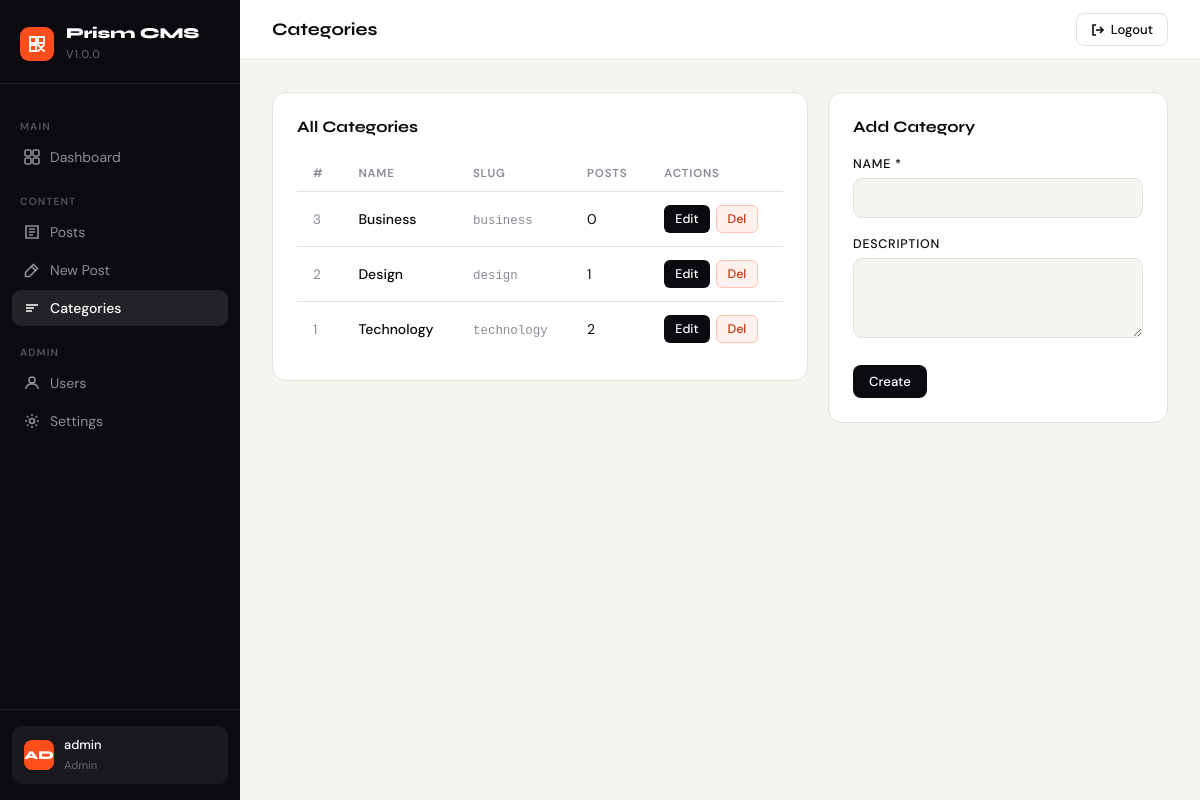
The app's page /public/categories.php (signed in) with its own data.
### tables this page shows
CREATE TABLE IF NOT EXISTS users (
    id          INT AUTO_INCREMENT PRIMARY KEY,
    username    VARCHAR(50)  NOT NULL UNIQUE,
    email       VARCHAR(150) NOT NULL UNIQUE,
    password    VARCHAR(255) NOT NULL,
    role        ENUM('admin','editor','viewer') NOT NULL DEFAULT 'editor',
    avatar      VARCHAR(255) DEFAULT NULL,
    created_at  DATETIME DEFAULT CURRENT_TIMESTAMP,
    updated_at  DATETIME DEFAULT CURRENT_TIMESTAMP ON UPDATE CURRENT_TIMESTAMP
);

CREATE TABLE IF NOT EXISTS categories (
    id          INT AUTO_INCREMENT PRIMARY KEY,
    name        VARCHAR(100) NOT NULL,
    slug        VARCHAR(120) NOT NULL UNIQUE,
    description TEXT,
    created_at  DATETIME DEFAULT CURRENT_TIMESTAMP
);

### includes/config.php (called while the page is built, shortened)
<?php
function getDB(): PDO {
    static $pdo = null;
    if ($pdo === null) {
        $dsn = "mysql:host=" . DB_HOST . ";dbname=" . DB_NAME . ";charset=" . DB_CHARSET;
        $options = [
            PDO::ATTR_ERRMODE            => PDO::ERRMODE_EXCEPTION,
            PDO::ATTR_DEFAULT_FETCH_MODE => PDO::FETCH_ASSOC,
            PDO::ATTR_EMULATE_PREPARES   => false,
        ];
        try {
            $pdo = new PDO($dsn, DB_USER, DB_PASS, $options);
        } catch (PDOException $e) {
            die(json_encode(['error' => 'Database connection failed: ' . $e->getMessage()]));
        }
    }
    return $pdo;
}
function currentUser(): ?array {
    $pdo = getDB();
    $stmt = $pdo->prepare("SELECT id, username, email, role, created_at FROM users WHERE id = ?");
    $stmt->execute([$_SESSION['user_id']]);
    return $stmt->fetch() ?: null;
}
function e(string $str): string {
    return htmlspecialchars($str, ENT_QUOTES, 'UTF-8');
}

### public/categories.php (the view, shortened to what this page needs)
<?php
require_once __DIR__ . '/../includes/config.php';
$pdo = getDB();
$pageTitle = 'Categories';
$editCat  = null;
$cats = $pdo->query("
    SELECT c.*, COUNT(p.id) as post_count
    FROM categories c
    LEFT JOIN posts p ON p.category_id = c.id
    GROUP BY c.id ORDER BY c.name
")->fetchAll();
require_once __DIR__ . '/../includes/header.php';
?>
<div style="display:grid;grid-template-columns:1fr 340px;gap:20px;align-items:start;">
  <div class="card">
    <div class="card-header"><h3>All Categories</h3></div>
    <div class="table-wrap">
      <table>
        <thead><tr><th>#</th><th>Name</th><th>Slug</th><th>Posts</th><th>Actions</th></tr></thead>
        <tbody>
          <?php foreach ($cats as $cat): ?>
          <tr>
            <td class="text-muted"><?= $cat['id'] ?></td>
            <td style="font-weight:500;"><?= e($cat['name']) ?></td>
            <td class="text-muted"><code style="font-size:.78rem;"><?= e($cat['slug']) ?></code></td>
            <td><?= $cat['post_count'] ?></td>
            <td>
              <div style="display:flex;gap:6px;">
                <a href="?edit=<?= $cat['id'] ?>" class="btn btn-sm btn-primary">Edit</a>
                <form method="post" onsubmit="return confirm('Delete this category?')">
                  <button type="submit" class="btn btn-sm btn-danger">Del</button>
                </form>
              </div>
            </td>
          </tr>
          <?php endforeach; ?>
        </tbody>
      </table>
    </div>
  </div>
  <div class="card">
    <div class="card-header"><h3><?= $editCat ? 'Edit Category' : 'Add Category' ?></h3></div>
    <form method="post">
      <div class="form-grid">
        <div class="field">
          <label>Name *</label>
          <input type="text" name="name" value="<?= e($editCat['name'] ?? '') ?>" required>
        </div>
        <div class="field">
          <label>Description</label>
          <textarea name="description" style="min-height:80px;"><?= e($editCat['description'] ?? '') ?></textarea>
        </div>
        <div style="display:flex;gap:8px;margin-top:4px;">
          <button type="submit" class="btn btn-primary"><?= $editCat ? 'Save' : 'Create' ?></button>
        </div>
      </div>
    </form>
  </div>
</div>
<?php require_once __DIR__ . '/../includes/footer.php'; ?>

### includes/header.php (shortened to what this page needs)
<?php
$user = currentUser();
$currentPage = basename($_SERVER['PHP_SELF'], '.php');
?>
<!DOCTYPE html>
<html lang="en">
<head>
</head>
<body>
<aside class="sidebar">
  <div class="sidebar-brand">
    <div class="sidebar-logo">
      <svg viewBox="0 0 18 18" fill="none"><path d="M2 2h6v6H2zM10 2h6v6h-6zM2 10h6v6H2zM10 10l6 6M16 10l-6 6" stroke="#fff" stroke-width="1.8" stroke-linecap="round"/></svg>
    </div>
    <div class="sidebar-brand-text">
      <h2><?= e(APP_NAME) ?></h2>
      <span>v<?= APP_VERSION ?></span>
    </div>
  </div>
  <nav class="sidebar-nav">
    <div class="nav-section">Main</div>
    <a href="<?= APP_URL ?>/public/dashboard.php" class="nav-item <?= $currentPage === 'dashboard' ? 'active' : '' ?>">
      <svg viewBox="0 0 16 16" fill="none" stroke="currentColor" stroke-width="1.6"><rect x="1" y="1" width="6" height="6" rx="1.5"/><rect x="9" y="1" width="6" height="6" rx="1.5"/><rect x="1" y="9" width="6" height="6" rx="1.5"/><rect x="9" y="9" width="6" height="6" rx="1.5"/></svg>
      Dashboard
    </a>
    <div class="nav-section">Content</div>
    <a href="<?= APP_URL ?>/public/posts.php" class="nav-item <?= $currentPage === 'posts' ? 'active' : '' ?>">
      <svg viewBox="0 0 16 16" fill="none" stroke="currentColor" stroke-width="1.6"><path d="M2 2h12v12H2zM5 5h6M5 8h6M5 11h4"/></svg>
      Posts
    </a>
    <a href="<?= APP_URL ?>/public/post_edit.php" class="nav-item <?= $currentPage === 'post_edit' ? 'active' : '' ?>">
      <svg viewBox="0 0 16 16" fill="none" stroke="currentColor" stroke-width="1.6"><path d="M9.5 2.5l4 4-8 8H1.5v-4l8-8z"/><path d="M7.5 4.5l4 4"/></svg>
      New Post
    </a>
    <a href="<?= APP_URL ?>/public/categories.php" class="nav-item <?= $currentPage === 'categories' ? 'active' : '' ?>">
      <svg viewBox="0 0 16 16" fill="none" stroke="currentColor" stroke-width="1.6"><path d="M2 5h12M2 8h8M2 11h6"/></svg>
      Categories
    </a>
    <?php if ($user && $user['role'] === 'admin'): ?>
    <div class="nav-section">Admin</div>
    <a href="<?= APP_URL ?>/public/users.php" class="nav-item <?= $currentPage === 'users' ? 'active' : '' ?>">
      <svg viewBox="0 0 16 16" fill="none" stroke="currentColor" stroke-width="1.6"><circle cx="8" cy="5" r="3"/><path d="M2 14c0-3.314 2.686-5 6-5s6 1.686 6 5"/></svg>
      Users
    </a>
    <a href="<?= APP_URL ?>/public/settings.php" class="nav-item <?= $currentPage === 'settings' ? 'active' : '' ?>">
      <svg viewBox="0 0 16 16" fill="none" stroke="currentColor" stroke-width="1.6"><circle cx="8" cy="8" r="2.5"/><path d="M8 1v2M8 13v2M1 8h2M13 8h2M3.05 3.05l1.41 1.41M11.54 11.54l1.41 1.41M3.05 12.95l1.41-1.41M11.54 4.46l1.41-1.41"/></svg>
      Settings
    </a>
    <?php endif; ?>
  </nav>
  <div class="sidebar-footer">
    <a href="<?= APP_URL ?>/public/logout.php" class="user-chip">
      <div class="user-avatar"><?= strtoupper(substr($user['username'], 0, 2)) ?></div>
      <div class="user-info">
        <strong><?= e($user['username']) ?></strong>
        <span><?= e($user['role']) ?></span>
      </div>
    </a>
  </div>
</aside>
<div class="main">
  <div class="topbar">
    <div class="topbar-left">
      <h1><?= isset($pageTitle) ? e($pageTitle) : e(APP_NAME) ?></h1>
    </div>
    <div class="topbar-actions">
      <a href="<?= APP_URL ?>/public/logout.php" class="topbar-btn outline">
        <svg viewBox="0 0 14 14" fill="none" stroke="currentColor" stroke-width="1.6"><path d="M5 2H2v10h3M9 4l3 3-3 3M12 7H5"/></svg>
        Logout
      </a>
    </div>
  </div>
  <div class="page-content">

### records on screen
users: username "AD", username "admin", role "Admin"
categories: id "3", name "Business", slug "business", post_count "0"
categories: id "2", name "Design", slug "design", post_count "1"
categories: id "1", name "Technology", slug "technology", post_count "2"

### other values on screen
APP_NAME "Prism CMS"
APP_VERSION "1.0.0"
$pageTitle "Categories"
